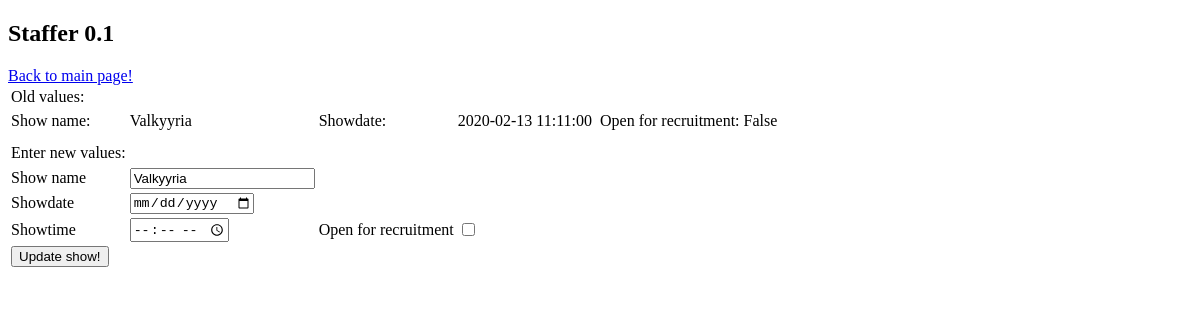
The page /shows/details/6/ (signed in) on the database as committed earlier.
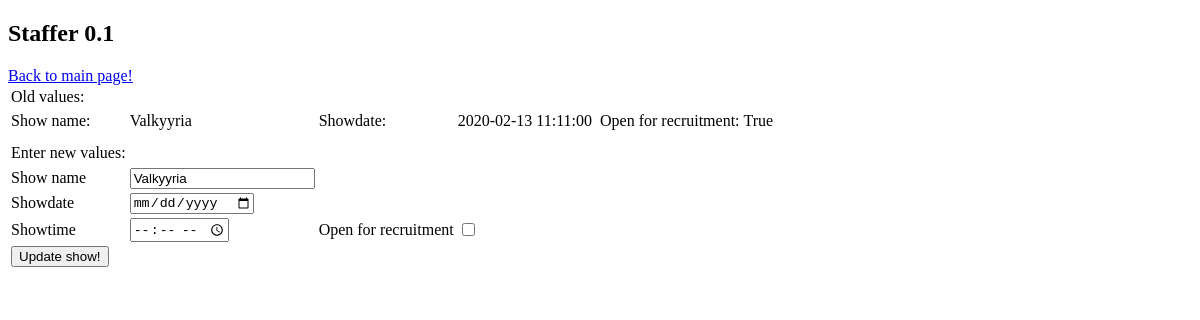
The same page on the database as committed later.
### application/shows/models.py (models this page shows, shortened)
class Show(db.Model):
    id = db.Column(db.Integer, primary_key=True)
    show_date = db.Column(db.DateTime, default=db.func.current_timestamp())
    date_modified = db.Column(db.DateTime, default=db.func.current_timestamp(),
    onupdate=db.func.current_timestamp())
    name = db.Column(db.String(144), nullable=False)
    open_for_recruitment = db.Column(db.Boolean, nullable=False)
    production_id = db.Column(db.Integer, db.ForeignKey('production.id'),
                           nullable=False)

### application/shows/views.py (the view)
@app.route("/shows/details/<show_id>/", methods=["GET"])
@login_required
def show_details(show_id):
    form = ShowForm()
    show = Show.query.get(show_id)
    form.name.data = show.name
    return render_template("shows/details/new.html", show = show, form = form)

### application/shows/forms.py
class ShowForm(FlaskForm):
    name = StringField("Show name", [validators.Length(min=2)])
    showdate = DateField("Showdate", [validators.InputRequired()])
    showtime = TimeField("Showtime", [validators.InputRequired()])
    show_open_for_recruitment =  BooleanField("Open for recruitment")
    class Meta:
        csrf = False

### application/__init__.py (called while the page is built)
@login_manager.user_loader
def load_user(user_id):
    return User.query.get(user_id)

### application/templates/shows/details/new.html (shortened to what this page needs)
{% extends "blank.html" %}
  {% block body %}
  <form method="POST" action="{{ url_for('show_update', show_id=show.id) }}">
    <table>
      <tr>
        <td>
          Old values:
        </td>
        <td>
          {{ form.name.label }}:
        </td>
        <td>
          {{ show.name }}
        </td>
        <td>
          {{ form.showdate.label }}:
        </td>
        <td>
          {{ show.show_date }}
        </td>
        <td></td>
        <td>
          {{ form.show_open_for_recruitment.label }}:
        </td>
        <td>
          {{ show.open_for_recruitment }}
        </td>
      </tr>
      <tr>
      <td>
          Enter new values:
      </td>
  <td>
    {{ form.name.label }}
  </td>
	<td>
	  {{ form.name }}
  </td>
  <td>
  </td>
      </tr>
      <td>
        {{ form.showdate.label }}
      </td>
      <td>
        {{ form.showdate }}
      </td>
    <tr>
      <td>
        {{ form.showtime.label }}
      </td>
      <td>
        {{ form.showtime }}
      </td>
      <td>
        {{ form.show_open_for_recruitment.label }}
      </td>
      <td>
        {{ form.show_open_for_recruitment }}
      </td>
    </tr>
      <tr>
	<td colspan="2">
	  <input type="submit" value="Update show!"/>
	</td>
      </tr>
  </form>
  {% endblock %}

### application/templates/blank.html (shortened to what this page needs)
<!DOCTYPE html>
<html>
  <head>
  </head>
  <body>
    <h2>Staffer 0.1</h2>
    <a href="{{ url_for('index') }}">Back to main page!</a>
{% block body %}{% endblock %}
</body>
</html>

Rows that differ between the two databases and show on the page:
changed Show "Valkyyria": open_for_recruitment "False" → "True"
